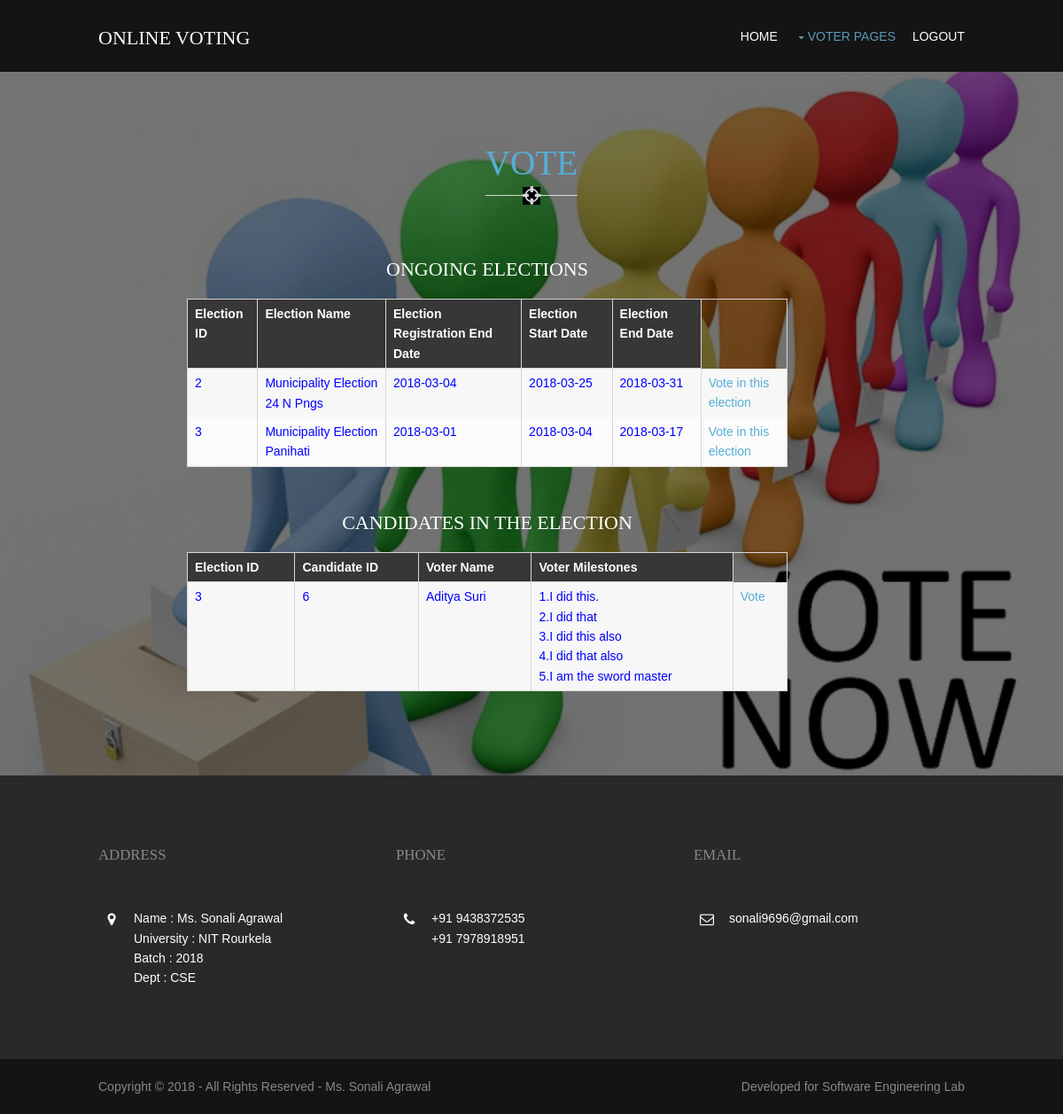
Screenshot of /vote.php?election_id=3 (signed in) with the database file from the repository.
### tables this page shows
CREATE TABLE IF NOT EXISTS `tbelections` (
  `election_id` int(11) NOT NULL AUTO_INCREMENT,
  `election_name` varchar(255) NOT NULL,
  `reg_date` date NOT NULL,
  `start_date` date NOT NULL,
  `end_date` date NOT NULL,
  `status` enum('S','F','P','C') NOT NULL,
  PRIMARY KEY (`election_id`)
);

CREATE TABLE IF NOT EXISTS `tbcandidates` (
  `id` int(11) NOT NULL AUTO_INCREMENT,
  `candidate_id` int(11) NOT NULL,
  `election_id` int(11) NOT NULL,
  PRIMARY KEY (`id`)
);

CREATE TABLE IF NOT EXISTS `tbmembers` (
  `member_id` int(5) NOT NULL AUTO_INCREMENT,
  `first_name` varchar(45) NOT NULL,
  `last_name` varchar(45) NOT NULL,
  `email` varchar(45) NOT NULL,
  `voter_id` varchar(45) NOT NULL,
  `password` varchar(45) NOT NULL,
  `voter_status` int(11) NOT NULL DEFAULT '0',
  `candi_status` int(11) NOT NULL DEFAULT '0',
  `is_candidate` int(11) NOT NULL DEFAULT '0',
  `milestones` text NOT NULL,
  PRIMARY KEY (`member_id`),
  UNIQUE KEY `voter_id` (`voter_id`)
);

### vote.php (the view, shortened to what this page needs)
<?php
 $mysqli = new mysqli("localhost", "root", "", "poll");
?>
<!DOCTYPE html>
<html>
<head>
<link href="layout/styles/layout.css" rel="stylesheet" type="text/css" media="all">
</head>
<body id="top">
<div class="wrapper row1">
  <header id="header" class="hoc clear">
    <div id="logo" class="fl_left">
      <h1><a href="index.php">ONLINE VOTING</a></h1>
    </div>
    <nav id="mainav" class="fl_right">
      <ul class="clear">
        <li><a href="voter.php">Home</a></li>
        <li class="active"><a class="drop" href="#">Voter Pages</a>
        </li>
        <li><a href="logout.php">Logout</a></li>
      </ul>
    </nav>
  </header>
</div>
<div class="wrapper bgded overlay" style="background-image:url('images/demo/backgrounds/background1.jpg');">
  <section id="testimonials" class="hoc container clear">
    <center>
	<h2 class="font-x3 uppercase btmspace-70 underlined">  <a href="#">Vote</a></h2>
	</center>
    <ul class="nospace group">
      <li class="" style="margin-right: 300px">
            <table border="0" width="100%" align="center" style="margin-left: 100px;margin-top: 50px">
            <CAPTION><h3>ONGOING ELECTIONS</h3></CAPTION>
            <th>Election ID</th>
            <th>Election Name</th>
            <th>Election Registration End Date</th>
            <th>Election Start Date</th>
            <th>Election End Date</th>
            <?php
            $result = $mysqli->query("SELECT * FROM tbelections WHERE status = 'S'");
                while ($row = mysqli_fetch_array($result)){
                    echo "<tr>";
                    echo "<td style='color:#0000ff'>" . $row['election_id']."</td>";
                    echo "<td style='color:#0000ff'>" . $row['election_name']."</td>";
                    echo "<td style='color:#0000ff'>" . $row['reg_date']."</td>";
                    echo "<td style='color:#0000ff'>" . $row['start_date']."</td>";
                    echo "<td style='color:#0000ff'>" . $row['end_date']."</td>";
                    echo '<td style="color:#0000ff"><a href="vote.php?election_id=' . $row['election_id'] . '">Vote in this election</a></td>';
                    echo "</tr>";
                }
            ?>
            </table>
    <?php
     if (isset($_GET['election_id']))
     {
       $id = $_GET['election_id'];
       $result = $mysqli->query("SELECT * FROM tbcandidates WHERE election_id = '$id'");
       ?>
       <table border="0" width="100%" align="center" style="margin-left: 100px;margin-top: 50px">
            <CAPTION><h3>CANDIDATES IN THE ELECTION</h3></CAPTION>
            <th>Election ID</th>
            <th>Candidate ID</th>
            <th>Voter Name</th>
            <th>Voter Milestones</th>
            <?php
                while ($row = mysqli_fetch_array($result)){
                    echo "<tr>";
                    echo "<td style='color:#0000ff'>" . $row['election_id']."</td>";
                    echo "<td style='color:#0000ff'>" . $row['candidate_id']."</td>";
                    $candid =$row['candidate_id'];
                    $res = $mysqli->query("SELECT * FROM tbmembers WHERE member_id = '$candid'");
                    while ($r = mysqli_fetch_array($res)){
                          echo "<td style='color:#0000ff'>" . $r['first_name'].' '. $r['last_name']."</td>";
                          echo "<td style='color:#0000ff;white-space: pre-line'>" . $r['milestones']."</td>";
                    }
                    echo '<td style="color:#0000ff"><a href="vote.php?id='. $row['election_id'] . '&candidate_id='.$row['candidate_id'].'">Vote</a></td>';
                    echo "</tr>";
                }
            ?>
            </table>
         <?php
     }
     else
?>
      </li>
    </ul>
  </section>
</div>
<div class="wrapper row4">
  <footer id="footer" class="hoc clear">
    <div class="one_third first">
      <h6 class="title">Address</h6>
      <ul class="nospace linklist contact">
        <li><i class="fa fa-map-marker"></i>
          <address>
          <p>
          Name        : Ms. Sonali Agrawal <br>
          University  : NIT Rourkela <br>
          Batch       : 2018 <br>
          Dept        : CSE <br>
          </p>
          </address>
        </li>
      </ul>
    </div>
    <div class="one_third">
      <h6 class="title">Phone</h6>
      <ul class="nospace linklist contact">
        <li><i class="fa fa-phone"></i> +91 9438372535<br>
          +91 7978918951</li>
      </ul>
    </div>
    <div class="one_third">
      <h6 class="title">Email</h6>
      <ul class="nospace linklist contact">
        <li><i class="fa fa-envelope-o"></i> sonali9696@gmail.com </li>
      </ul>
    </div>
  </footer>
</div>
<div class="wrapper row5">
  <div id="copyright" class="hoc clear">
    <p class="fl_left">Copyright &copy; 2018 - All Rights Reserved - <a href="#">Ms. Sonali Agrawal</a></p>
    <p class="fl_right">Developed for <a target="_blank" href="http://www.os-templates.com/" title="Free Website Templates">Software Engineering Lab</a></p>
  </div>
</div>
</body>
</html>

### layout/styles/layout.css (style rules this page uses)
#header { padding:30px 0 0 0; }
#header #logo { margin-top:; }
#header #logo h1 { margin:0; padding:0; font-size:22px; text-transform:uppercase; }
.container { padding:80px 0; }
#footer { padding:80px 0; }
#footer .title { margin:0 0 50px 0; padding:0; font-size:1.2rem; text-transform:uppercase; }
#footer .linklist li { display:block; margin-bottom:15px; padding:0 0 15px 0; border-bottom:1px solid; }
#footer .linklist li:last-child { margin:0; padding:0; border:none; }
#footer .linklist li::before, #footer .linklist li::after { display:table; content:""; }
#footer .linklist li, #footer .linklist li::after { clear:both; }
#footer .contact.linklist li, #footer .contact.linklist li:last-child { position:relative; padding-left:40px; }
#footer .contact li * { margin:0; padding:0; line-height:1.6; }
#footer .contact li i { display:block; position:absolute; top:0; left:0; width:30px; font-size:16px; text-align:center; }
#copyright { padding:20px 0; }
#copyright * { margin:0; padding:0; }
*, *::before, *::after { transition:all .3s ease-in-out; }
nav ul, nav ol { margin:0; padding:0; list-style:none; }
#mainav, #breadcrumb, .sidebar nav { line-height:normal; }
#mainav .drop::after, #mainav li li .drop::after, #breadcrumb li a::after, .sidebar nav a::after { position:absolute; font-family:"FontAwesome"; font-size:10px; line-height:10px; }
#mainav ul.clear { margin-top:3px; }
#mainav ul { text-transform:uppercase; }
#mainav li { display:inline-block; position:relative; margin:0 15px 0 0; padding:0; }
#mainav li:last-child { margin-right:0; }
#mainav li a { display:block; padding:0 0 32px 0; }
#mainav .drop { padding-left:15px; }
#mainav .drop::after, #mainav li li .drop::after { content:"\f0d7"; }
#mainav .drop::after { top:5px; left:5px; }
table, th, td { border:1px solid; border-collapse:collapse; vertical-align:top; }
table, th { table-layout:auto; }
table { width:100%; margin-bottom:15px; }
th, td { padding:5px 8px; }
td { border-width:0 1px; }
body { color:#888888; background-color:#141414; }
a { color:#56AED4; }
.overlay { color:#FFFFFF; background-color:inherit; }
.overlay::after { color:inherit; background-color:rgba(0,0,0,.55); }
.underlined::before { background-color:#D7D7D7; }
.underlined::after { color:#D7D7D7; background-color:#FFFFFF; }
.bgded .underlined::after { background-color:#000000; }
.row1 { color:#FFFFFF; background-color:#141414; }
.row4 { color:#FFFFFF; background-color:#292929; }
.row5, .row5 a { color:#888888; background-color:#141414; }
#header #logo * { color:inherit; }
#footer .title { color:#888888; }
#footer .linklist li { border-color:#141414; }
#mainav li a { color:inherit; }
#mainav .active a, #mainav a:hover, #mainav li:hover > a { color:#5B9BBD; background-color:inherit; }
table, th, td, #comments .avatar, #comments input, #comments textarea { border-color:#D7D7D7; }
th { color:#FFFFFF; background-color:#373737; }
tr, #comments li, #comments input[type="submit"], #comments input[type="reset"] { color:inherit; background-color:#FBFBFB; }
tr:nth-child(even), #comments li:nth-child(even) { color:inherit; background-color:#F7F7F7; }
table a, #comments a { background-color:inherit; }
@media screen and (min-width:978px) { .hoc { max-width:978px; } }

### rows the page displays
tbelections: election_id "2", election_name "Municipality Election 24 N Pngs", reg_date "2018-03-04", start_date "2018-03-25", end_date "2018-03-31"
tbelections: election_id "3", election_name "Municipality Election Panihati", reg_date "2018-03-01", start_date "2018-03-04", end_date "2018-03-17"
tbcandidates: election "3", candidate "6"
tbmembers: first_name "Aditya", last_name "Suri", milestones "1.I did this. 2.I did that 3.I did this also 4.I did that also 5.I am the sword master"
